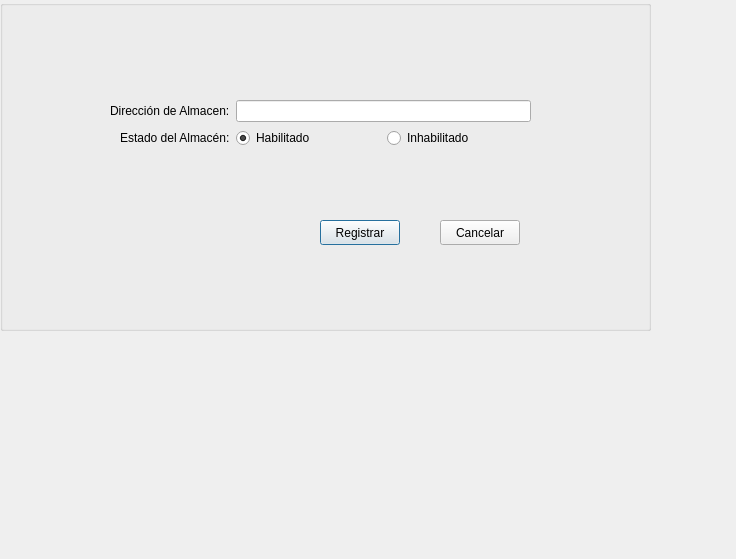
<?xml version="1.0" encoding="UTF-8"?>
<ui version="4.0">
 <class>registrarAlmacen</class>
 <widget class="QDialog" name="registrarAlmacen">
  <property name="geometry">
   <rect>
    <x>0</x>
    <y>0</y>
    <width>736</width>
    <height>559</height>
   </rect>
  </property>
  <property name="windowTitle">
   <string>Dialog</string>
  </property>
  <widget class="QGroupBox" name="groupBox">
   <property name="geometry">
    <rect>
     <x>0</x>
     <y>0</y>
     <width>651</width>
     <height>331</height>
    </rect>
   </property>
   <property name="title">
    <string/>
   </property>
   <widget class="QWidget" name="formLayoutWidget_2">
    <property name="geometry">
     <rect>
      <x>110</x>
      <y>100</y>
      <width>421</width>
      <height>101</height>
     </rect>
    </property>
    <layout class="QFormLayout" name="formLayout_2">
     <property name="labelAlignment">
      <set>Qt::AlignRight|Qt::AlignTrailing|Qt::AlignVCenter</set>
     </property>
     <item row="0" column="0">
      <widget class="QLabel" name="direccionLabel">
       <property name="text">
        <string>Dirección de Almacen:</string>
       </property>
      </widget>
     </item>
     <item row="0" column="1">
      <widget class="QLineEdit" name="direccionLineEdit"/>
     </item>
     <item row="1" column="0">
      <widget class="QLabel" name="almacenLabel">
       <property name="text">
        <string>Estado del Almacén:</string>
       </property>
      </widget>
     </item>
     <item row="1" column="1">
      <layout class="QHBoxLayout" name="horizontalLayout_2">
       <item>
        <widget class="QRadioButton" name="habilitadoRadioButton">
         <property name="text">
          <string>Habilitado</string>
         </property>
         <property name="checked">
          <bool>true</bool>
         </property>
        </widget>
       </item>
       <item>
        <widget class="QRadioButton" name="inhabilitadoRadioButton">
         <property name="text">
          <string>Inhabilitado</string>
         </property>
        </widget>
       </item>
      </layout>
     </item>
    </layout>
   </widget>
   <widget class="QPushButton" name="registrarButton">
    <property name="geometry">
     <rect>
      <x>320</x>
      <y>220</y>
      <width>80</width>
      <height>25</height>
     </rect>
    </property>
    <property name="text">
     <string>Registrar</string>
    </property>
   </widget>
   <widget class="QPushButton" name="cancelarButton">
    <property name="geometry">
     <rect>
      <x>440</x>
      <y>220</y>
      <width>80</width>
      <height>25</height>
     </rect>
    </property>
    <property name="text">
     <string>Cancelar</string>
    </property>
   </widget>
  </widget>
 </widget>
 <resources/>
 <connections/>
</ui>
